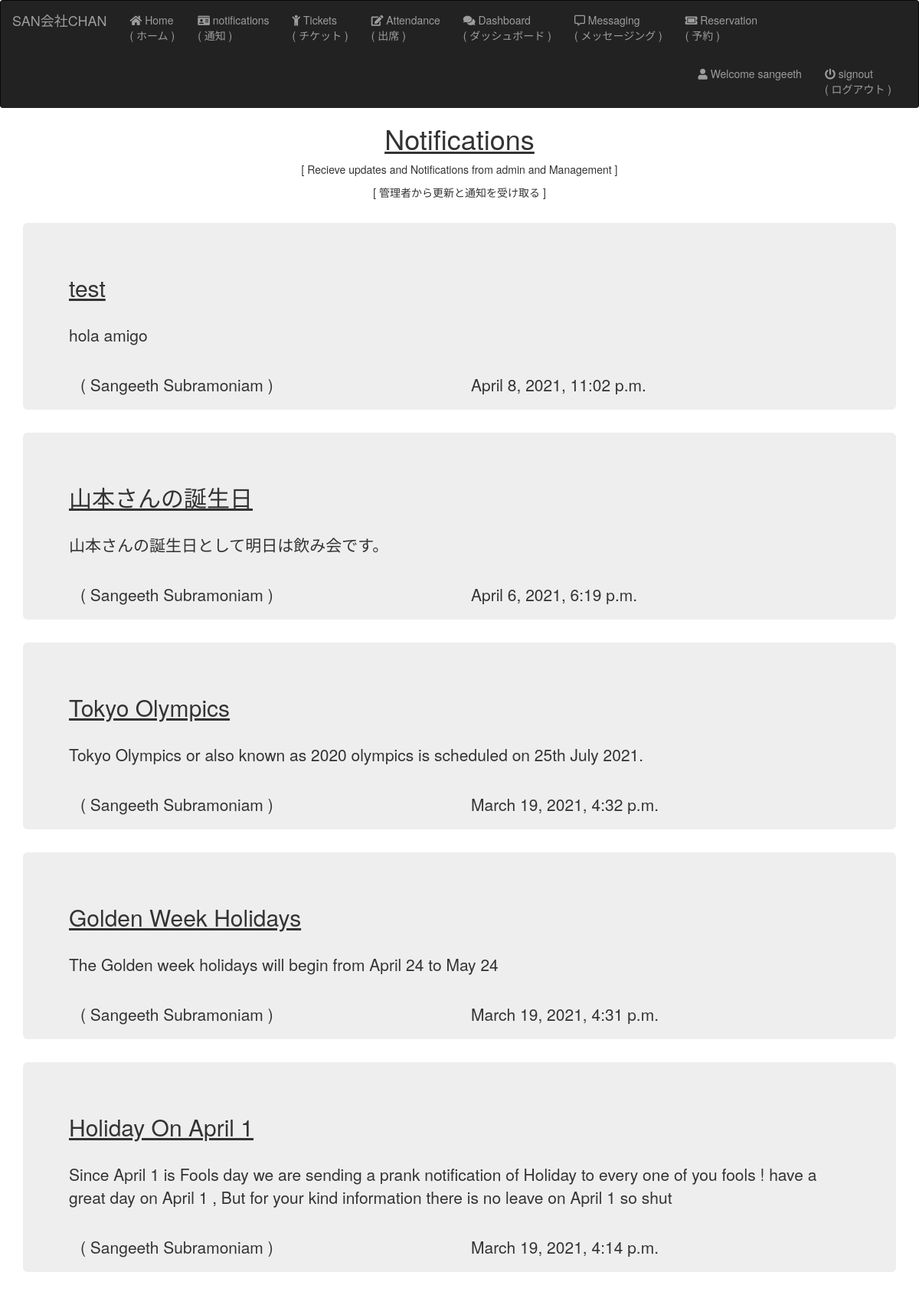
Screenshot of /notifications (signed in) with the database file from the repository.
### homepage/models.py (models this page shows, shortened)
class Notifications(models.Model):
    employee = models.ForeignKey(Employee , on_delete = models.CASCADE , related_name="notification_employee")
    notification_title = models.CharField(max_length=200)
    notification_desc = models.CharField(max_length=200)
    sender = models.ForeignKey(Employee , on_delete = models.CASCADE , related_name="notification_sender")
    created_at = models.DateTimeField(auto_now_add=True)
    status = models.IntegerField(default = 0)

### structure/models.py (models this page shows, shortened)
class Employee(models.Model):
    user_profile = models.ForeignKey(user_profile, on_delete=models.CASCADE, null=True, blank=True )
    emp_no = models.IntegerField( primary_key=True )
    birth_date = models.DateField()
    first_name = models.CharField(max_length=14 , help_text="Enter your First Name")
    last_name = models.CharField(max_length=16)
    gender = models.CharField(max_length=1)
    hire_date = models.DateField()
    address = models.TextField(max_length=100, blank = True, null=True, default="NAN")
    class Meta:
        verbose_name = ('employee')
        verbose_name_plural = ('employees')
    def __str__(self):
        return "{} {}".format(self.first_name, self.last_name)

### homepage/views.py (the view)
# urls.py: path('notifications', views.notifications , name = "notifications"),
def notifications(request):
    if request.method == "POST" :
        notification_title = request.POST.get('title')
        notification_desc = request.POST.get('message')
        employee = Employee.objects.get(user_profile__email = request.user.email)
        sender = employee
        notification_instance = Notifications.objects.create(employee=employee, notification_title=notification_title , notification_desc=notification_desc , sender=sender)
        return redirect('homepage:notifications')
    else:
        try:
            notifications = Notifications.objects.all().order_by('-created_at')
            accessed_by = DeptEmp.objects.get(employee__user_profile__email = request.user.email)
            print(accessed_by)
            if(accessed_by.department.dept_name == 'Admin'):
                admin = 1
            else:
                admin = 0
            print('admin value is ', admin)
            context = {
                'notifications' : notifications ,
                'admin' : admin ,
            }
            return render(request,'landing/notifications.html' , context)
        except:
            return render(request, 'error/errorpage.html')

### structure/models.py (called while the page is built)
    def __str__(self):
        return self.dept_name

    def __str__(self):
        return "{} - {}".format(self.employee, self.department)

### templates/landing/notifications.html (shortened to what this page needs)
<!DOCTYPE html>
{% extends "base.html" %}
{% load static %}
{% block body %}
<div>
    <h1 style = "text-align: center;"> <u> Notifications </u> </h1>
    <p style = "text-align: center;">[ Recieve updates and Notifications from admin and Management ]</p>
    <p style = "text-align: center;">[ 管理者から更新と通知を受け取る ]</p> <br>
    {% if admin == 1 %}
        <div class="container">
            <form style="border: 2px solid black; padding : 8px" method=POST>
                {% csrf_token %}
                <div class="form-group">
                    <label for="sender"> Sender :</label>
                    <input type="text" class="form-control" name="sender" value="Admin" disabled>
                    <br>
                    <label for="message"> Title : </label>
                    <textarea class="form-control" name="title" rows="1"></textarea>
                    <br>
                    <label for="message"> Message : </label>
                    <textarea class="form-control" name="message" rows="5" style="resize: none;"></textarea>
                    <br>
                    <input type="submit" class="btn btn-primary" value="Send">
                </div>
            </form>
        </div>
        <br>
        <br>
        <div class="container">
            {% for notification in notifications %}
            <div class="jumbotron">
                <h2>
                    <u>{{notification.notification_title}}</u>
                </h2>
                <br>
                <p>
                    {{notification.notification_desc}}
                </p>
                <br>
                <div class="col-md-12">
                    <div class="row">
                        <div class="col-md-6">
                            <p>( ADMIN(管理者) )</p>
                        </div>
                        <div class="col-md-6">
                            <p> {{notification.created_at}} </p>
                        </div>
                    </div>
                </div>
            </div>
            {% endfor %}
    </div>
    {% else %}
    <div class="container">
            {% for notification in notifications %}
            <div class="jumbotron">
                <h2>
                    <u>{{notification.notification_title}}</u>
                </h2>
                <br>
                <p>
                    {{notification.notification_desc}}
                </p>
                <br>
                <div class="col-md-12">
                    <div class="row">
                        <div class="col-md-6">
                            <p>( {{notification.sender}} )</p>
                        </div>
                        <div class="col-md-6">
                            <p> {{notification.created_at}} </p>
                        </div>
                    </div>
                </div>
            </div>
            {% endfor %}
    </div>
    {% endif %}
</div>
{% endblock %}

### templates/base.html (shortened to what this page needs)
<!DOCTYPE html>
{% load static %}
<html lang="en">
<head>
    <link rel="stylesheet" href="https://maxcdn.bootstrapcdn.com/bootstrap/3.3.7/css/bootstrap.min.css">
    <link rel="stylesheet" href="https://use.fontawesome.com/releases/v5.7.0/css/all.css">
    <link rel="stylesheet" href="{% static 'css/base.css' %}">
</head>
<body>
    <nav class="navbar navbar-inverse " style=" margin-bottom:0px ; border-bottom : 0px;">
        <div class="container-fluid">
            <div class="navbar-header">
                <a class="navbar-brand" href="/">SAN会社CHAN</a>
            </div>
            <ul class="nav navbar-nav">
                <li> <a href="/"> <i class="fa fa-home" aria-hidden="true"> </i>  Home<br>( ホーム )</a> </li>
                {% if user.is_authenticated %}
                <li><a href="{% url 'homepage:notifications' %}"> <i class="fa fa-id-card" aria-hidden="true"></i> notifications<br>( 通知 )</a></li>
                {% else %}
                    <li><a class="btn-disabled" href='/' disabled="disabled" onclick="myFunction()"> <i class="fa fa-id-card" aria-hidden="true"></i> notifications<br>( 通知 )</a></li>
                {% endif %}
                {% if user.is_authenticated %}
                    <li><a href=" {% url 'homepage:tickets' %}"> <i class="fa fa-child" aria-hidden="true"></i> Tickets<br>( チケット )</a></li>
                    <li><a href="{% url 'attendance:attendance' %}"> <i class="fas fa-edit" aria-hidden="true"></i> Attendance<br>( 出席 ) </a></li>
                    <li><a href="{% url 'dashboard:home' %}"> <i class="fas fa-comments" aria-hidden="true"></i> Dashboard<br>( ダッシュボード ) </a></li>
                    <li><a href="{% url 'messaging:home' %}"> <i class="far fa-comment-alt" aria-hidden="true"></i> Messaging<br>( メッセージング ) </a></li>
                    <li><a href="{% url 'reservation:home' %}"> <i class="fas fa-ticket-alt" color = "white" aria-hidden="true"></i> Reservation<br>( 予約 ) </a></li>
                {% endif %}
            </ul>
            {% if user.is_authenticated %}
            <ul class = "nav navbar-nav navbar-right">
                <li><a href=" {% url 'homepage:profile' %}"> <i class="fas fa-user" aria-hidden="true"></i> Welcome {{user.username}} </a></li>
                <li style="padding-right: 20px;"><a href="{% url 'registration:signout' %}"> <i class="fa fa-power-off" aria-hidden="true"></i> signout<br>( ログアウト ) </a></li>
            {% endif %}
        </div>
    </nav>
    <div class="container base-container" style=" padding:0px ;">
        {% block body %}
        {% endblock %}
    </div>
</body>
</html>

### rows the page displays
Notifications: notification_title "test", notification_desc "hola amigo", sender "Sangeeth Subramoniam", created_at "April 8, 2021, 11:02 p.m."
Notifications: notification_title "山本さんの誕生日", notification_desc "山本さんの誕生日として明日は飲み会です。", sender "Sangeeth Subramoniam", created_at "April 6, 2021, 6:19 p.m."
Notifications: notification_title "Tokyo Olympics", notification_desc "Tokyo Olympics or also known as 2020 olympics is scheduled on 25th July 2021.", sender "Sangeeth Subramoniam", created_at "March 19, 2021, 4:32 p.m."
Notifications: notification_title "Golden Week Holidays", notification_desc "The Golden week holidays will begin from April 24 to May 24", sender "Sangeeth Subramoniam", created_at "March 19, 2021, 4:31 p.m."
Notifications: notification_title "Holiday On April 1", notification_desc "Since April 1 is Fools day we are sending a prank notification of Holiday to every one of you fools ! have a great day on April 1 , But for your kind information there is no leave on April 1 so shut", sender "Sangeeth Subramoniam", created_at "March 19, 2021, 4:14 p.m."

### other values shown
{{ user.username }} "sangeeth"
